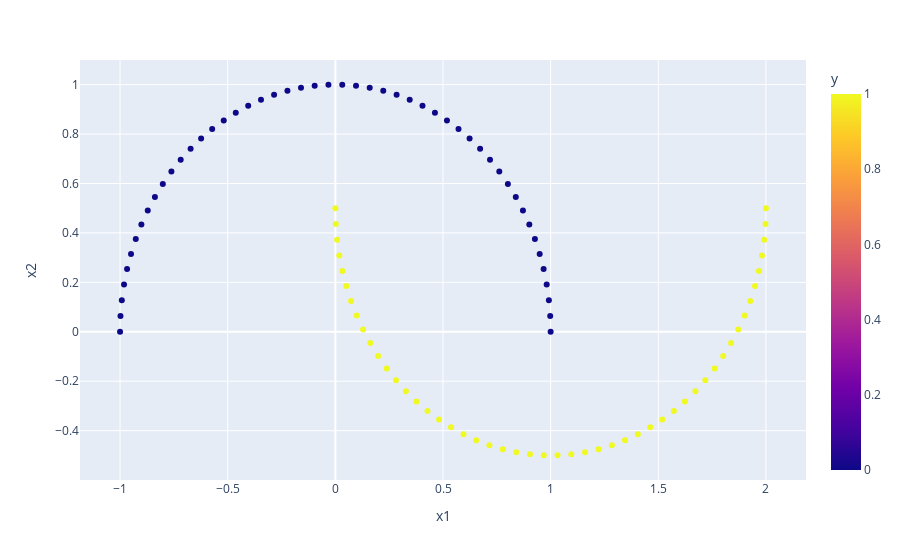

Notebook cell for this chart:
### Code cell
fix=px.scatter(df,x='x1',y='x2',color='y')
fix.show()
